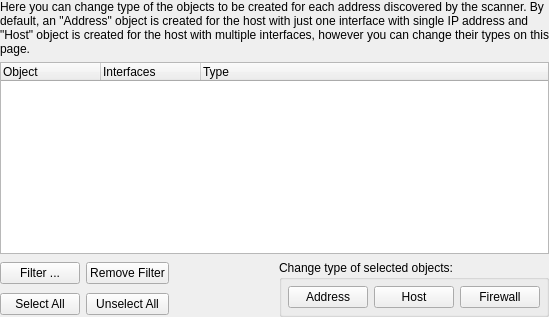
     <widget class="QWidget" name="WizardPage10">
      <layout class="QGridLayout">
       <property name="margin">
        <number>0</number>
       </property>
       <item row="2" column="0">
        <layout class="QGridLayout">
         <item row="1" column="2">
          <spacer>
           <property name="orientation">
            <enum>Qt::Horizontal</enum>
           </property>
           <property name="sizeType">
            <enum>QSizePolicy::Expanding</enum>
           </property>
           <property name="sizeHint" stdset="0">
            <size>
             <width>30</width>
             <height>20</height>
            </size>
           </property>
          </spacer>
         </item>
         <item row="1" column="1">
          <widget class="QPushButton" name="unselAllLastButton">
           <property name="text">
            <string>Unselect All</string>
           </property>
          </widget>
         </item>
         <item row="0" column="1">
          <widget class="QPushButton" name="removeLastFilterButton">
           <property name="text">
            <string>Remove Filter</string>
           </property>
          </widget>
         </item>
         <item row="0" column="0">
          <widget class="QPushButton" name="addLastFilterButton">
           <property name="text">
            <string>Filter ...</string>
           </property>
          </widget>
         </item>
         <item row="0" column="2">
          <spacer>
           <property name="orientation">
            <enum>Qt::Horizontal</enum>
           </property>
           <property name="sizeType">
            <enum>QSizePolicy::Expanding</enum>
           </property>
           <property name="sizeHint" stdset="0">
            <size>
             <width>20</width>
             <height>20</height>
            </size>
           </property>
          </spacer>
         </item>
         <item row="1" column="0">
          <widget class="QPushButton" name="selAllLastButton">
           <property name="text">
            <string>Select All</string>
           </property>
          </widget>
         </item>
         <item row="0" column="3" rowspan="2">
          <widget class="QGroupBox" name="groupBox4">
           <property name="title">
            <string>Change type of selected objects:</string>
           </property>
           <layout class="QHBoxLayout">
            <property name="margin">
             <number>6</number>
            </property>
            <item>
             <widget class="QPushButton" name="addresTypeButton">
              <property name="text">
               <string>Address</string>
              </property>
             </widget>
            </item>
            <item>
             <widget class="QPushButton" name="hostTypeButton">
              <property name="text">
               <string>Host</string>
              </property>
             </widget>
            </item>
            <item>
             <widget class="QPushButton" name="pushButton26">
              <property name="text">
               <string>Firewall</string>
              </property>
             </widget>
            </item>
           </layout>
          </widget>
         </item>
        </layout>
       </item>
       <item row="1" column="0">
        <widget class="QTreeWidget" name="typeChangingList">
         <property name="selectionMode">
          <enum>QAbstractItemView::ExtendedSelection</enum>
         </property>
         <property name="allColumnsShowFocus">
          <bool>true</bool>
         </property>
         <column>
          <property name="text">
           <string>Object</string>
          </property>
         </column>
         <column>
          <property name="text">
           <string>Interfaces</string>
          </property>
         </column>
         <column>
          <property name="text">
           <string>Type</string>
          </property>
         </column>
        </widget>
       </item>
       <item row="0" column="0">
        <widget class="QLabel" name="textLabel1_6">
         <property name="text">
          <string>Here you can change type of the objects to be created for each address discovered by the scanner. By default, an &quot;Address&quot; object is created for the host with just one interface with single IP address and &quot;Host&quot; object is created for the host with multiple interfaces, however you can change their types on this page.</string>
         </property>
         <property name="alignment">
          <set>Qt::AlignVCenter</set>
         </property>
         <property name="wordWrap">
          <bool>true</bool>
         </property>
        </widget>
       </item>
      </layout>
     </widget>
